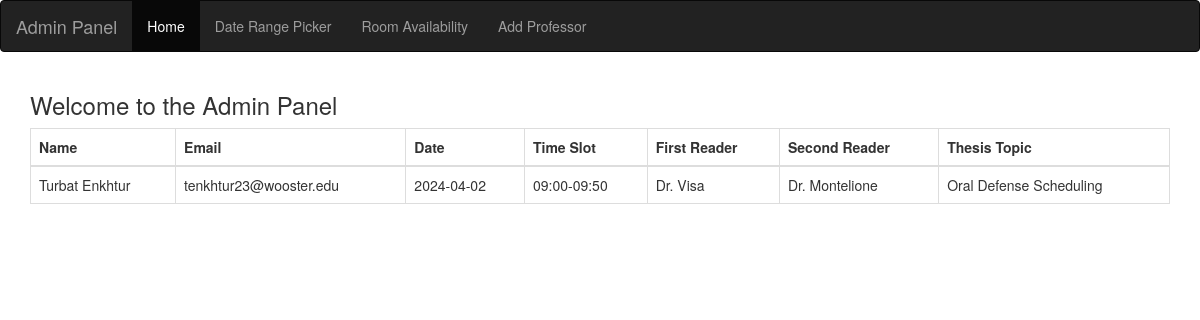
Page /admin_panel.php on the committed database.
### tables this page shows
CREATE TABLE `bookings` (
  `name` text NOT NULL,
  `email` varchar(25) NOT NULL,
  `date` date NOT NULL,
  `timeslot` varchar(25) NOT NULL,
  `room` varchar(255) NOT NULL,
  `reader_one` varchar(255) NOT NULL,
  `reader_two` varchar(255) NOT NULL,
  `thesis` varchar(255) DEFAULT NULL
);

### admin_panel.php (the view, shortened to what this page needs)
<?php
$mysqli = new mysqli('localhost', 'root', '', 'bookingcalendar');
function fetchAllBookings($mysqli) {
    $query = "SELECT * FROM bookings";
    $result = $mysqli->query($query);
    $bookings = [];
    if ($result) {
        while ($row = $result->fetch_assoc()) {
            $bookings[] = $row;
        }
    }
    return $bookings;
}
?>
<!DOCTYPE html>
<html>
<head>
    <link rel="stylesheet" href="https://maxcdn.bootstrapcdn.com/bootstrap/3.4.0/css/bootstrap.min.css">
</head>
<body>
    <nav class="navbar navbar-inverse">
      <div class="container-fluid">
        <div class="navbar-header">
          <a class="navbar-brand" href="#">Admin Panel</a>
        </div>
        <ul class="nav navbar-nav">
          <li class="active"><a href="admin_panel.php">Home</a></li>
          <li><a href="admin_panel.php?page=date_range_picker">Date Range Picker</a></li>
          <li><a href="admin_panel.php?page=room_availability">Room Availability</a></li>
          <li><a href="admin_panel.php?page=add_professor">Add Professor</a></li>
        </ul>
      </div>
    </nav>
    <div class="container">
        <?php
        if (isset($_GET['page'])) {
            $page = $_GET['page'];
            switch ($page) {
                case 'date_range_picker':
                    include('date_range_picker.php');
                    break;
                case 'room_availability':
                    include('room_availability.php');
                    break;
                case 'add_professor':
                    include('add_professor.php');
                    break;
                default:
                    echo "<h3>Welcome to the Admin Panel</h3>";
                    break;
            }
        } else {
            echo "<h3>Welcome to the Admin Panel</h3>";
            $allBookings = fetchAllBookings($mysqli);
            echo '<div class="table-responsive">';
            echo '<table class="table table-bordered">';
            echo '<thead>';
            echo '<tr>';
            echo '<th>Name</th>';
            echo '<th>Email</th>';
            echo '<th>Date</th>';
            echo '<th>Time Slot</th>';
            echo '<th>First Reader</th>';
            echo '<th>Second Reader</th>';
            echo '<th>Thesis Topic</th>';
            echo '</tr>';
            echo '</thead>';
            echo '<tbody>';
            foreach ($allBookings as $booking) {
                echo '<tr>';
                echo '<td>'.htmlspecialchars($booking['name']).'</td>';
                echo '<td>'.htmlspecialchars($booking['email']).'</td>';
                echo '<td>'.htmlspecialchars($booking['date']).'</td>';
                echo '<td>'.htmlspecialchars($booking['timeslot']).'</td>';
                echo '<td>'.htmlspecialchars($booking['reader_one']).'</td>';
                echo '<td>'.htmlspecialchars($booking['reader_two']).'</td>';
                echo '<td>'.htmlspecialchars($booking['thesis']).'</td>';
                echo '</tr>';
            }
            echo '</tbody>';
            echo '</table>';
            echo '</div>';
        }
        ?>
    </div>
</body>
</html>

### rows in the picture
bookings: name "Turbat Enkhtur", email "tenkhtur23@wooster.edu", date "2024-04-02", timeslot "09:00-09:50", reader_one "Dr. Visa", reader_two "Dr. Montelione", thesis "Oral Defense Scheduling"
